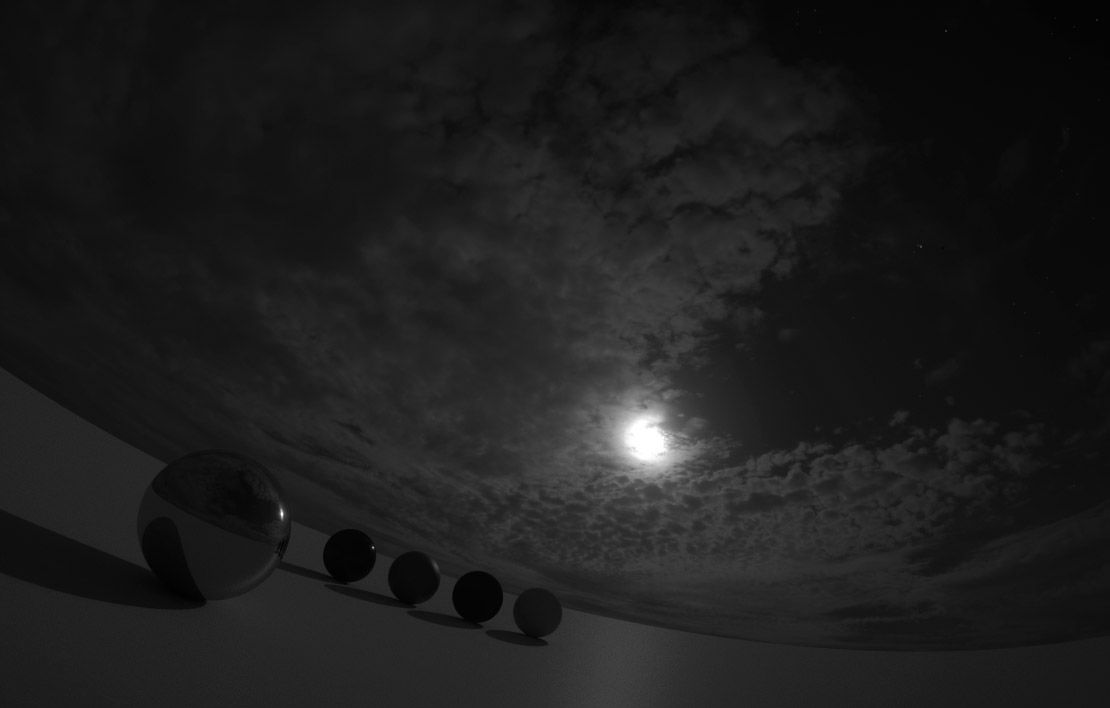
#> input picture lab4 - opencv tutorial/HDR.jpg, 1110 x 708 px
$ python histogram_equalize.py
#> lines starting #> are read from the running program, lines starting #| are printed output that depends on the picture
import cv2
import numpy as np
from matplotlib import pyplot as plt

img = cv2.imread('./HDR.jpg', cv2.IMREAD_GRAYSCALE)
#> img is the input picture: shape (708, 1110); min 0, max 255, mean 29.4
plt.subplot(121),plt.imshow(img, cmap='gray')
plt.title("Original Image")
plt.axis('off')
th1 = cv2.equalizeHist(img)
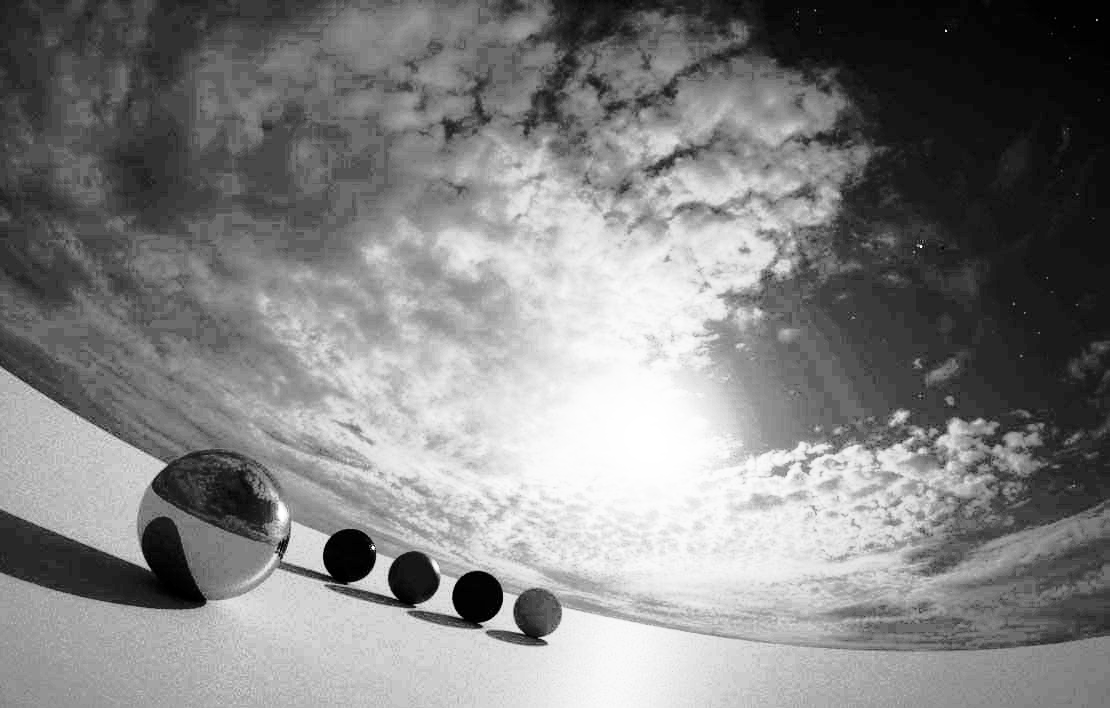
#> th1: shape (708, 1110); min 0, max 255, mean 130.5

plt.subplot(122),plt.imshow(th1,'gray')
plt.title("Histogram-Equalized Image")
plt.xticks([]), plt.yticks([])

plt.suptitle("Histogram Equalization")
plt.show()
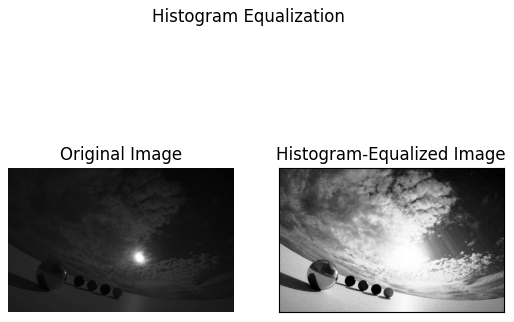
#> figure drawn by matplotlib, 2 panels
